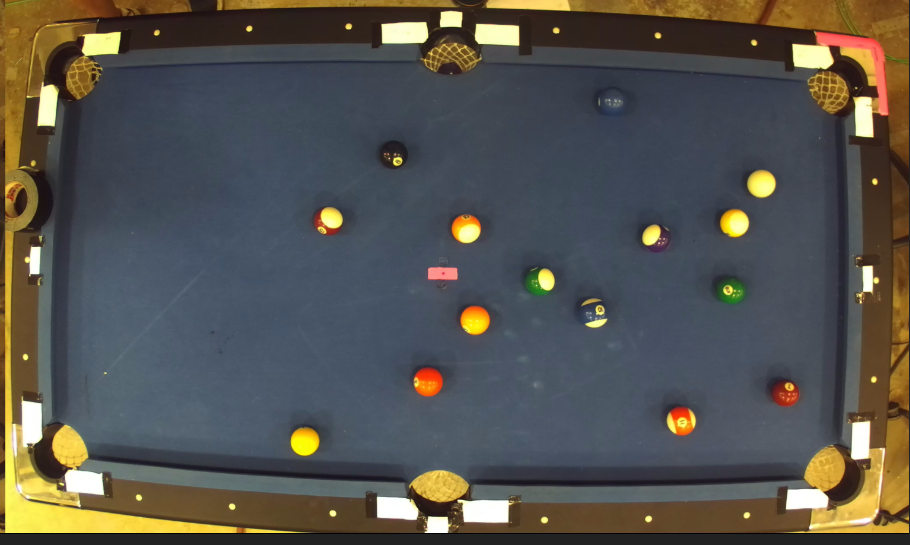
%> input picture Photos/Zed_distorted.png, 910 x 545 px
$ octave --eval "result = identi_ball3(imread('../Photos/Zed_distorted.png'));"   (GNU Octave 9; MATLAB toolbox functions it lacks are replaced by stand-ins)
%> lines starting %> are read from the running program, lines starting %| are printed output that depends on the picture; in (x1, y1, x2, y2) boxes, pixels count from 0 and x2, y2 are one past the last pixel; in counts of white or black regions, pixels touching at a corner belong together; the program's own positions count from 1
function [maskedRGBImage] = identi_ball3(RGB)
%LAB ball3
I = rgb2lab(RGB);
%> I: size 545x910x3 double; mean of channels 1, 2, 3 35.3, 1.4, 2.8

% Define thresholds for channel 1 based on histogram settings
channel1Min = 40.631;
channel1Max = 80.013;

% Define thresholds for channel 2 based on histogram settings
channel2Min = 12.657;
channel2Max = 62.515;

% Define thresholds for channel 3 based on histogram settings
channel3Min = 6.933;
channel3Max = 50.818;

% Create mask based on chosen histogram thresholds
sliderBW = (I(:,:,1) >= channel1Min ) & (I(:,:,1) <= channel1Max) & ...
    (I(:,:,2) >= channel2Min ) & (I(:,:,2) <= channel2Max) & ...
    (I(:,:,3) >= channel3Min ) & (I(:,:,3) <= channel3Max);
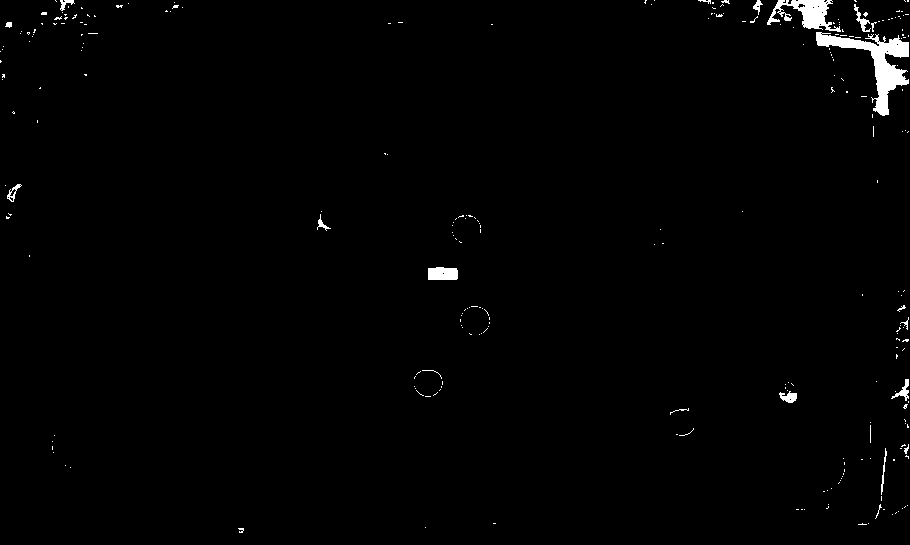
%> sliderBW: size 545x910 logical; 1.1% white; 258 white regions (237 under 20 px), largest, box (x1, y1, x2, y2) and area: (816, 32, 909, 116) 2247, (767, 0, 841, 32) 1051, (428, 267, 458, 280) 364
BW = sliderBW;

% Initialize output masked image based on input image.
maskedRGBImage = RGB;
%> maskedRGBImage is the input picture: size 545x910x3 uint8; mean R, G, B 85.4, 83.5, 78.1

% Set background pixels where BW is false to zero.
maskedRGBImage(repmat(~BW,[1 1 3])) = 0;

%ball 3
% Convert RGB image to chosen color space
I = rgb2hsv(RGB);
%> I: size 545x910x3 double; mean H, S, V 0.438, 0.324, 0.391

% Define thresholds for channel 1 based on histogram settings
channel1Min = 0.988;
channel1Max = 0.070;

% Define thresholds for channel 2 based on histogram settings
channel2Min = 0.301;
channel2Max = 1.000;

% Define thresholds for channel 3 based on histogram settings
channel3Min = 0.000;
channel3Max = 1.000;

% Create mask based on chosen histogram thresholds
sliderBW = ( (I(:,:,1) >= channel1Min) | (I(:,:,1) <= channel1Max) ) & ...
    (I(:,:,2) >= channel2Min ) & (I(:,:,2) <= channel2Max) & ...
    (I(:,:,3) >= channel3Min ) & (I(:,:,3) <= channel3Max);
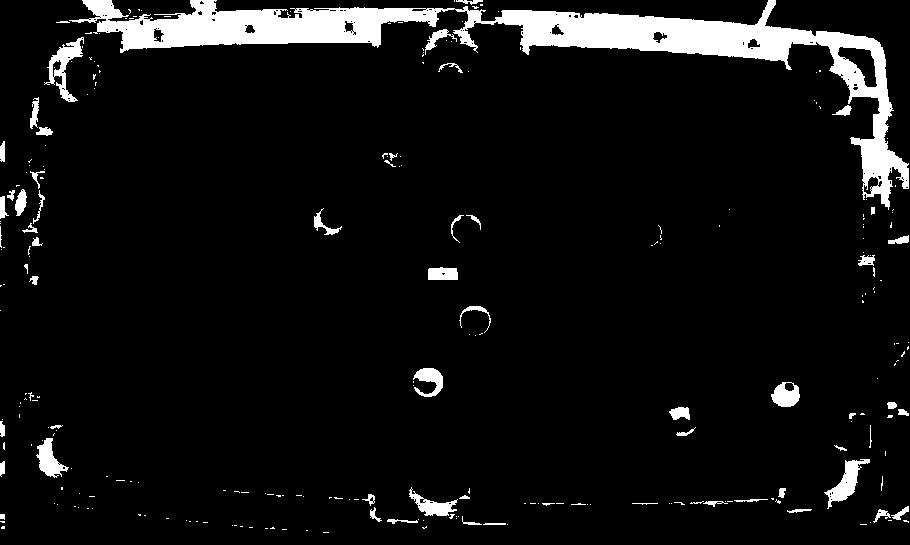
%> sliderBW: size 545x910 logical; 6.9% white; 257 white regions (197 under 20 px), largest, box (x1, y1, x2, y2) and area: (69, 0, 909, 210) 25544, (44, 37, 84, 102) 859, (824, 459, 870, 509) 774
BW = sliderBW;

% Initialize output masked image based on input image.
maskedRGBImage = RGB;

% Set background pixels where BW is false to zero.
maskedRGBImage(repmat(~BW,[1 1 3])) = 0;
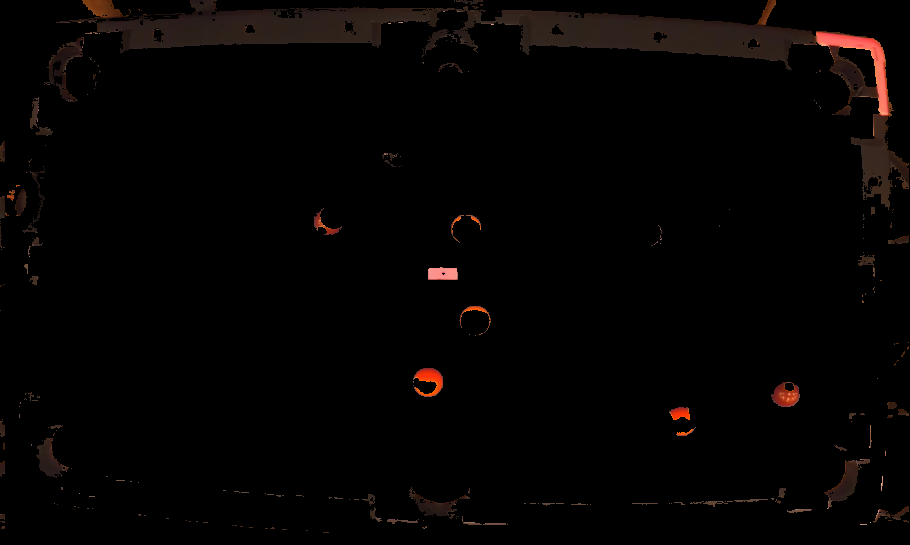
%> maskedRGBImage: size 545x910x3 uint8; mean R, G, B 4.7, 2.8, 2.2
